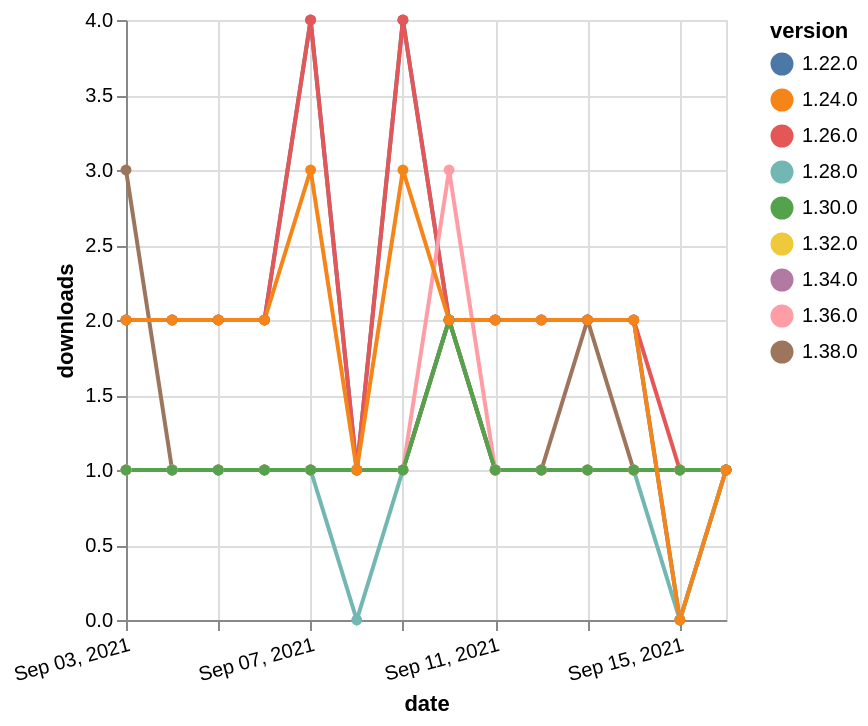

Write the Vega-Lite specification saved for this chart.
### Vega-Lite specification from a JSON file in a GitHub repository (floating-point values rounded to 4 significant figures)
{"$schema": "https://vega.github.io/schema/vega-lite/v5.json", "description": "A simple bar chart with embedded data.", "data": {"values": [{"date": "2021-09-03", "total": 154, "delta": 1, "version": "1.34.0"}, {"date": "2021-09-04", "total": 155, "delta": 1, "version": "1.34.0"}, {"date": "2021-09-05", "total": 156, "delta": 1, "version": "1.34.0"}, {"date": "2021-09-06", "total": 157, "delta": 1, "version": "1.34.0"}, {"date": "2021-09-07", "total": 158, "delta": 1, "version": "1.34.0"}, {"date": "2021-09-08", "total": 159, "delta": 1, "version": "1.34.0"}, {"date": "2021-09-09", "total": 160, "delta": 1, "version": "1.34.0"}, {"date": "2021-09-10", "total": 162, "delta": 2, "version": "1.34.0"}, {"date": "2021-09-11", "total": 163, "delta": 1, "version": "1.34.0"}, {"date": "2021-09-12", "total": 164, "delta": 1, "version": "1.34.0"}, {"date": "2021-09-13", "total": 165, "delta": 1, "version": "1.34.0"}, {"date": "2021-09-14", "total": 166, "delta": 1, "version": "1.34.0"}, {"date": "2021-09-15", "total": 167, "delta": 1, "version": "1.34.0"}, {"date": "2021-09-16", "total": 168, "delta": 1, "version": "1.34.0"}, {"date": "2021-09-03", "total": 178, "delta": 1, "version": "1.32.0"}, {"date": "2021-09-04", "total": 179, "delta": 1, "version": "1.32.0"}, {"date": "2021-09-05", "total": 180, "delta": 1, "version": "1.32.0"}, {"date": "2021-09-06", "total": 181, "delta": 1, "version": "1.32.0"}, {"date": "2021-09-07", "total": 182, "delta": 1, "version": "1.32.0"}, {"date": "2021-09-08", "total": 183, "delta": 1, "version": "1.32.0"}, {"date": "2021-09-09", "total": 184, "delta": 1, "version": "1.32.0"}, {"date": "2021-09-10", "total": 186, "delta": 2, "version": "1.32.0"}, {"date": "2021-09-11", "total": 187, "delta": 1, "version": "1.32.0"}, {"date": "2021-09-12", "total": 188, "delta": 1, "version": "1.32.0"}, {"date": "2021-09-13", "total": 189, "delta": 1, "version": "1.32.0"}, {"date": "2021-09-14", "total": 190, "delta": 1, "version": "1.32.0"}, {"date": "2021-09-15", "total": 191, "delta": 1, "version": "1.32.0"}, {"date": "2021-09-16", "total": 192, "delta": 1, "version": "1.32.0"}, {"date": "2021-09-03", "total": 3002, "delta": 2, "version": "1.22.0"}, {"date": "2021-09-04", "total": 3004, "delta": 2, "version": "1.22.0"}, {"date": "2021-09-05", "total": 3006, "delta": 2, "version": "1.22.0"}, {"date": "2021-09-06", "total": 3008, "delta": 2, "version": "1.22.0"}, {"date": "2021-09-07", "total": 3012, "delta": 4, "version": "1.22.0"}, {"date": "2021-09-08", "total": 3013, "delta": 1, "version": "1.22.0"}, {"date": "2021-09-09", "total": 3017, "delta": 4, "version": "1.22.0"}, {"date": "2021-09-10", "total": 3019, "delta": 2, "version": "1.22.0"}, {"date": "2021-09-11", "total": 3021, "delta": 2, "version": "1.22.0"}, {"date": "2021-09-12", "total": 3023, "delta": 2, "version": "1.22.0"}, {"date": "2021-09-13", "total": 3025, "delta": 2, "version": "1.22.0"}, {"date": "2021-09-14", "total": 3027, "delta": 2, "version": "1.22.0"}, {"date": "2021-09-15", "total": 3027, "delta": 0, "version": "1.22.0"}, {"date": "2021-09-16", "total": 3028, "delta": 1, "version": "1.22.0"}, {"date": "2021-09-03", "total": 227, "delta": 1, "version": "1.28.0"}, {"date": "2021-09-04", "total": 228, "delta": 1, "version": "1.28.0"}, {"date": "2021-09-05", "total": 229, "delta": 1, "version": "1.28.0"}, {"date": "2021-09-06", "total": 230, "delta": 1, "version": "1.28.0"}, {"date": "2021-09-07", "total": 231, "delta": 1, "version": "1.28.0"}, {"date": "2021-09-08", "total": 231, "delta": 0, "version": "1.28.0"}, {"date": "2021-09-09", "total": 232, "delta": 1, "version": "1.28.0"}, {"date": "2021-09-10", "total": 234, "delta": 2, "version": "1.28.0"}, {"date": "2021-09-11", "total": 235, "delta": 1, "version": "1.28.0"}, {"date": "2021-09-12", "total": 236, "delta": 1, "version": "1.28.0"}, {"date": "2021-09-13", "total": 237, "delta": 1, "version": "1.28.0"}, {"date": "2021-09-14", "total": 238, "delta": 1, "version": "1.28.0"}, {"date": "2021-09-15", "total": 238, "delta": 0, "version": "1.28.0"}, {"date": "2021-09-16", "total": 239, "delta": 1, "version": "1.28.0"}, {"date": "2021-09-03", "total": 2426, "delta": 2, "version": "1.26.0"}, {"date": "2021-09-04", "total": 2428, "delta": 2, "version": "1.26.0"}, {"date": "2021-09-05", "total": 2430, "delta": 2, "version": "1.26.0"}, {"date": "2021-09-06", "total": 2432, "delta": 2, "version": "1.26.0"}, {"date": "2021-09-07", "total": 2436, "delta": 4, "version": "1.26.0"}, {"date": "2021-09-08", "total": 2437, "delta": 1, "version": "1.26.0"}, {"date": "2021-09-09", "total": 2441, "delta": 4, "version": "1.26.0"}, {"date": "2021-09-10", "total": 2443, "delta": 2, "version": "1.26.0"}, {"date": "2021-09-11", "total": 2445, "delta": 2, "version": "1.26.0"}, {"date": "2021-09-12", "total": 2447, "delta": 2, "version": "1.26.0"}, {"date": "2021-09-13", "total": 2449, "delta": 2, "version": "1.26.0"}, {"date": "2021-09-14", "total": 2451, "delta": 2, "version": "1.26.0"}, {"date": "2021-09-15", "total": 2452, "delta": 1, "version": "1.26.0"}, {"date": "2021-09-16", "total": 2453, "delta": 1, "version": "1.26.0"}, {"date": "2021-09-03", "total": 115, "delta": 3, "version": "1.38.0"}, {"date": "2021-09-04", "total": 116, "delta": 1, "version": "1.38.0"}, {"date": "2021-09-05", "total": 117, "delta": 1, "version": "1.38.0"}, {"date": "2021-09-06", "total": 118, "delta": 1, "version": "1.38.0"}, {"date": "2021-09-07", "total": 119, "delta": 1, "version": "1.38.0"}, {"date": "2021-09-08", "total": 120, "delta": 1, "version": "1.38.0"}, {"date": "2021-09-09", "total": 121, "delta": 1, "version": "1.38.0"}, {"date": "2021-09-10", "total": 123, "delta": 2, "version": "1.38.0"}, {"date": "2021-09-11", "total": 124, "delta": 1, "version": "1.38.0"}, {"date": "2021-09-12", "total": 125, "delta": 1, "version": "1.38.0"}, {"date": "2021-09-13", "total": 127, "delta": 2, "version": "1.38.0"}, {"date": "2021-09-14", "total": 128, "delta": 1, "version": "1.38.0"}, {"date": "2021-09-15", "total": 129, "delta": 1, "version": "1.38.0"}, {"date": "2021-09-16", "total": 130, "delta": 1, "version": "1.38.0"}, {"date": "2021-09-03", "total": 176, "delta": 1, "version": "1.36.0"}, {"date": "2021-09-04", "total": 177, "delta": 1, "version": "1.36.0"}, {"date": "2021-09-05", "total": 178, "delta": 1, "version": "1.36.0"}, {"date": "2021-09-06", "total": 179, "delta": 1, "version": "1.36.0"}, {"date": "2021-09-07", "total": 180, "delta": 1, "version": "1.36.0"}, {"date": "2021-09-08", "total": 181, "delta": 1, "version": "1.36.0"}, {"date": "2021-09-09", "total": 182, "delta": 1, "version": "1.36.0"}, {"date": "2021-09-10", "total": 185, "delta": 3, "version": "1.36.0"}, {"date": "2021-09-11", "total": 186, "delta": 1, "version": "1.36.0"}, {"date": "2021-09-12", "total": 187, "delta": 1, "version": "1.36.0"}, {"date": "2021-09-13", "total": 188, "delta": 1, "version": "1.36.0"}, {"date": "2021-09-14", "total": 189, "delta": 1, "version": "1.36.0"}, {"date": "2021-09-15", "total": 190, "delta": 1, "version": "1.36.0"}, {"date": "2021-09-16", "total": 191, "delta": 1, "version": "1.36.0"}, {"date": "2021-09-03", "total": 188, "delta": 1, "version": "1.30.0"}, {"date": "2021-09-04", "total": 189, "delta": 1, "version": "1.30.0"}, {"date": "2021-09-05", "total": 190, "delta": 1, "version": "1.30.0"}, {"date": "2021-09-06", "total": 191, "delta": 1, "version": "1.30.0"}, {"date": "2021-09-07", "total": 192, "delta": 1, "version": "1.30.0"}, {"date": "2021-09-08", "total": 193, "delta": 1, "version": "1.30.0"}, {"date": "2021-09-09", "total": 194, "delta": 1, "version": "1.30.0"}, {"date": "2021-09-10", "total": 196, "delta": 2, "version": "1.30.0"}, {"date": "2021-09-11", "total": 197, "delta": 1, "version": "1.30.0"}, {"date": "2021-09-12", "total": 198, "delta": 1, "version": "1.30.0"}, {"date": "2021-09-13", "total": 199, "delta": 1, "version": "1.30.0"}, {"date": "2021-09-14", "total": 200, "delta": 1, "version": "1.30.0"}, {"date": "2021-09-15", "total": 201, "delta": 1, "version": "1.30.0"}, {"date": "2021-09-16", "total": 202, "delta": 1, "version": "1.30.0"}, {"date": "2021-09-03", "total": 2561, "delta": 2, "version": "1.24.0"}, {"date": "2021-09-04", "total": 2563, "delta": 2, "version": "1.24.0"}, {"date": "2021-09-05", "total": 2565, "delta": 2, "version": "1.24.0"}, {"date": "2021-09-06", "total": 2567, "delta": 2, "version": "1.24.0"}, {"date": "2021-09-07", "total": 2570, "delta": 3, "version": "1.24.0"}, {"date": "2021-09-08", "total": 2571, "delta": 1, "version": "1.24.0"}, {"date": "2021-09-09", "total": 2574, "delta": 3, "version": "1.24.0"}, {"date": "2021-09-10", "total": 2576, "delta": 2, "version": "1.24.0"}, {"date": "2021-09-11", "total": 2578, "delta": 2, "version": "1.24.0"}, {"date": "2021-09-12", "total": 2580, "delta": 2, "version": "1.24.0"}, {"date": "2021-09-13", "total": 2582, "delta": 2, "version": "1.24.0"}, {"date": "2021-09-14", "total": 2584, "delta": 2, "version": "1.24.0"}, {"date": "2021-09-15", "total": 2584, "delta": 0, "version": "1.24.0"}, {"date": "2021-09-16", "total": 2585, "delta": 1, "version": "1.24.0"}]}, "width": "container", "mark": {"type": "line", "point": {"filled": true}}, "encoding": {"x": {"field": "date", "type": "temporal", "timeUnit": "yearmonthdate", "title": "date", "axis": {"labelAngle": -15}}, "y": {"field": "delta", "type": "quantitative", "title": "downloads"}, "color": {"field": "version", "type": "nominal"}, "tooltip": {"field": "delta"}}}
